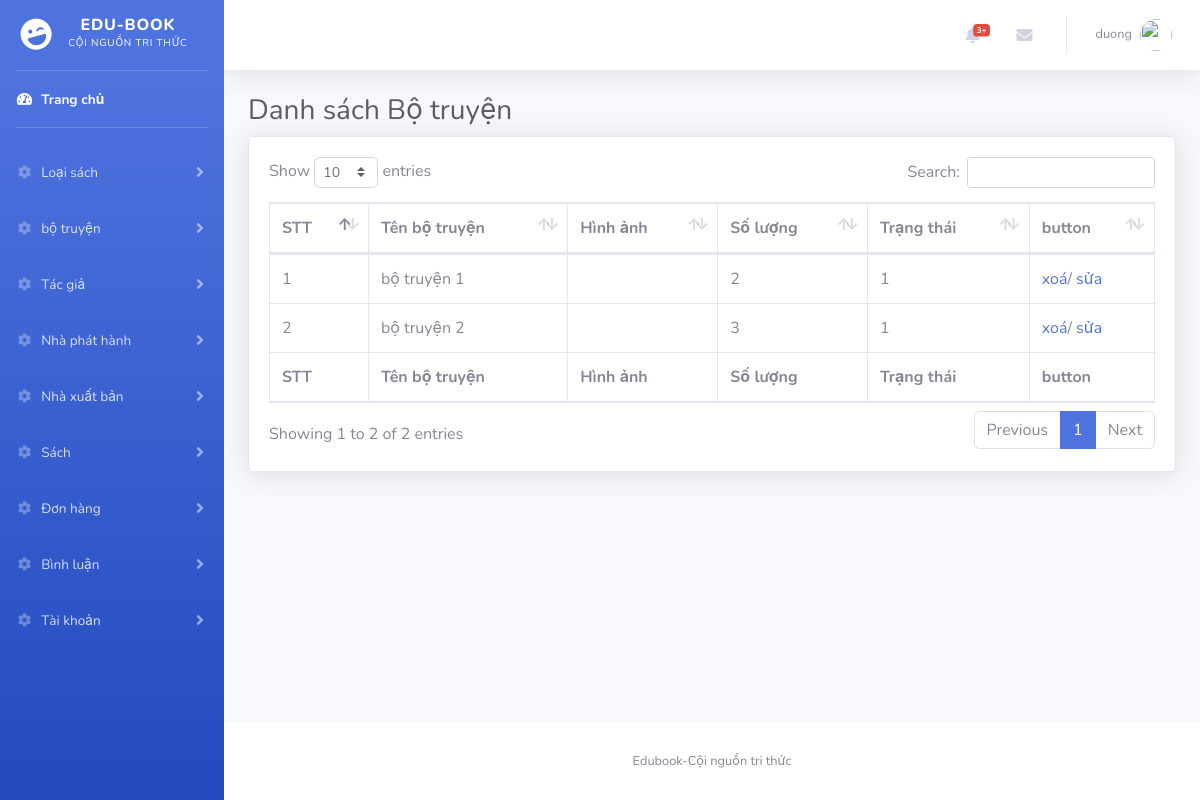
/index.php?controller=boTruyen (signed in), run on the app's committed database.
### tables this page shows
CREATE TABLE `bo_truyen` (
  `id_bo_truyen` int(11) NOT NULL,
  `ten_bo_truyen` varchar(50) NOT NULL,
  `hinh_anh` varchar(255) NOT NULL,
  `trang_thai` tinyint(1) NOT NULL DEFAULT 1
);

### DAO/BoTruyenDAO.php (called while the page is built, shortened)
<?php
include_once 'models/BoTruyen.php';
class BoTruyenDAO
{
    private $PDO;
    public function __construct()
    {
        require_once('config/PDO.php');
        $this->PDO = $pdo;
    }
    public function show()
    {
        $sql = "SELECT bo_truyen.*, COUNT(san_pham.id_san_pham) AS so_luong_sach
        FROM bo_truyen
        LEFT JOIN san_pham ON bo_truyen.id_bo_truyen = san_pham.id_bo_truyen
        GROUP BY bo_truyen.id_bo_truyen;";
        $stmt = $this->PDO->prepare($sql);
        $stmt->execute();
        $lists = array();
        while ($row = $stmt->fetch(PDO::FETCH_ASSOC)) {
            $product = new BoTruyen($row['id_bo_truyen'], $row['ten_bo_truyen'], $row['trang_thai'], $row['so_luong_sach'], $row['hinh_anh']);
            $lists[] = $product;
        }
        return $lists;
    }
}

### models/BoTruyen.php (called while the page is built, shortened)
<?php
class BoTruyen
{
    public function __construct($id,$ten, $trang_thai,$soluong,$img){
        $this->id = $id;
        $this->ten=$ten;
        $this->trang_thai=$trang_thai;
        $this -> soluong = $soluong;
    }
}

### views/boTruyen/admin/list.php (the view, shortened to what this page needs)
<?php include "views/layout/admin/Header.php";
?>
<div class="container-fluid">
    <h1 class="h3 mb-2 text-gray-800">Danh sách Bộ truyện</h1>
    <div class="card shadow mb-4">
        <div class="card-body">
            <div class="table-responsive">
                <table class="table table-bordered" id="dataTable" width="100%" cellspacing="0">
                    <thead>
                        <tr>
                            <th>STT</th>
                            <th>Tên bộ truyện</th>
                            <th>Hình ảnh</th>
                            <th>Số lượng</th>
                            <th>Trạng thái</th>
                            <th>button</th>
                        </tr>
                    </thead>
                    <tfoot>
                        <tr>
                            <th>STT</th>
                            <th>Tên bộ truyện</th>
                            <th>Hình ảnh</th>
                            <th>Số lượng</th>
                            <th>Trạng thái</th>
                            <th>button</th>
                        </tr>
                    </tfoot>
                    <tbody>
                        <?php foreach ($list as $key => $vl) { ?>
                        <tr>
                            <td><?php echo $key + 1 ?></td>
                            <td><?php echo $vl->ten ?></td>
                            <td><img src="assets/imgs/item/<?php echo $vl->img ?>" width="10%" alt=""></td>
                            <td><?php echo $vl->soluong ?></td>
                            <td><?php echo $vl->trang_thai ?></td>
                            <td>
                                <a href="index.php?controller=boTruyen_delete&id=<?php echo $vl->id ?>">xoá</a>/
                                <a href="index.php?controller=boTruyen_fix&id=<?php echo $vl->id ?>">sửa</a>
                            </td>
                        </tr>
                        <?php } ?>
                    </tbody>
                </table>
            </div>
        </div>
    </div>
</div>
<?php include "views/layout/admin/Footer.php"; ?>

### data on the page
bo_truyen: ten_bo_truyen "bộ truyện 1", soluong "2", trang_thai "1"
bo_truyen: ten_bo_truyen "bộ truyện 2", soluong "3", trang_thai "1"

### other printed values
$_SESSION['name'] "duong"
